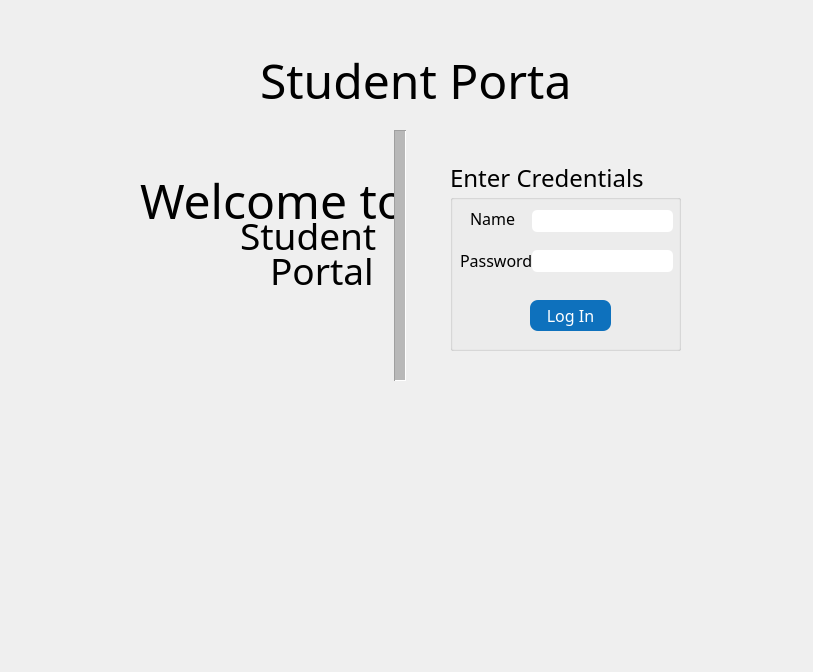
<?xml version="1.0" encoding="UTF-8"?>
<ui version="4.0">
 <class>StudentLoginPage</class>
 <widget class="QDialog" name="StudentLoginPage">
  <property name="geometry">
   <rect>
    <x>0</x>
    <y>0</y>
    <width>813</width>
    <height>672</height>
   </rect>
  </property>
  <property name="windowTitle">
   <string>Dialog</string>
  </property>
  <widget class="QLabel" name="label_2">
   <property name="geometry">
    <rect>
     <x>140</x>
     <y>160</y>
     <width>261</width>
     <height>81</height>
    </rect>
   </property>
   <property name="font">
    <font>
     <family>Tw Cen MT</family>
     <pointsize>36</pointsize>
    </font>
   </property>
   <property name="text">
    <string>Welcome to</string>
   </property>
  </widget>
  <widget class="QLabel" name="label">
   <property name="geometry">
    <rect>
     <x>260</x>
     <y>50</y>
     <width>311</width>
     <height>61</height>
    </rect>
   </property>
   <property name="font">
    <font>
     <family>Rockwell</family>
     <pointsize>36</pointsize>
    </font>
   </property>
   <property name="text">
    <string>Student Portal</string>
   </property>
  </widget>
  <widget class="Line" name="line">
   <property name="geometry">
    <rect>
     <x>390</x>
     <y>130</y>
     <width>20</width>
     <height>251</height>
    </rect>
   </property>
   <property name="font">
    <font>
     <pointsize>48</pointsize>
    </font>
   </property>
   <property name="midLineWidth">
    <number>10</number>
   </property>
   <property name="orientation">
    <enum>Qt::Vertical</enum>
   </property>
  </widget>
  <widget class="QGroupBox" name="groupBox_2">
   <property name="geometry">
    <rect>
     <x>450</x>
     <y>160</y>
     <width>231</width>
     <height>191</height>
    </rect>
   </property>
   <property name="font">
    <font>
     <family>Segoe MDL2 Assets</family>
     <pointsize>18</pointsize>
    </font>
   </property>
   <property name="title">
    <string>Enter Credentials</string>
   </property>
   <widget class="QLineEdit" name="lineEdit_3">
    <property name="geometry">
     <rect>
      <x>82</x>
      <y>50</y>
      <width>141</width>
      <height>22</height>
     </rect>
    </property>
    <property name="styleSheet">
     <string notr="true">border-radius:5px;
font-size:10px;</string>
    </property>
   </widget>
   <widget class="QLineEdit" name="lineEdit_4">
    <property name="geometry">
     <rect>
      <x>82</x>
      <y>90</y>
      <width>141</width>
      <height>22</height>
     </rect>
    </property>
    <property name="styleSheet">
     <string notr="true">border-radius:5px;
font-size:10px;</string>
    </property>
   </widget>
   <widget class="QLabel" name="label_3">
    <property name="geometry">
     <rect>
      <x>20</x>
      <y>50</y>
      <width>49</width>
      <height>16</height>
     </rect>
    </property>
    <property name="font">
     <font>
      <family>Segoe MDL2 Assets</family>
      <pointsize>12</pointsize>
     </font>
    </property>
    <property name="text">
     <string>Name</string>
    </property>
   </widget>
   <widget class="QPushButton" name="Login">
    <property name="geometry">
     <rect>
      <x>80</x>
      <y>140</y>
      <width>81</width>
      <height>31</height>
     </rect>
    </property>
    <property name="font">
     <font>
      <family>Segoe MDL2 Assets</family>
      <pointsize>12</pointsize>
     </font>
    </property>
    <property name="styleSheet">
     <string notr="true">border-radius:8px;
background-color:rgb(14, 113, 189);
color:white;</string>
    </property>
    <property name="text">
     <string>Log In</string>
    </property>
   </widget>
  </widget>
  <widget class="QLabel" name="label_5">
   <property name="geometry">
    <rect>
     <x>270</x>
     <y>230</y>
     <width>231</width>
     <height>81</height>
    </rect>
   </property>
   <property name="font">
    <font>
     <family>Trebuchet MS</family>
     <pointsize>28</pointsize>
    </font>
   </property>
   <property name="text">
    <string>Portal</string>
   </property>
  </widget>
  <widget class="QLabel" name="label_7">
   <property name="geometry">
    <rect>
     <x>240</x>
     <y>210</y>
     <width>191</width>
     <height>51</height>
    </rect>
   </property>
   <property name="font">
    <font>
     <family>Trebuchet MS</family>
     <pointsize>28</pointsize>
    </font>
   </property>
   <property name="text">
    <string>Student</string>
   </property>
  </widget>
  <widget class="QLabel" name="label_4">
   <property name="geometry">
    <rect>
     <x>460</x>
     <y>250</y>
     <width>71</width>
     <height>21</height>
    </rect>
   </property>
   <property name="font">
    <font>
     <family>Segoe MDL2 Assets</family>
     <pointsize>12</pointsize>
    </font>
   </property>
   <property name="text">
    <string>Password</string>
   </property>
  </widget>
 </widget>
 <resources/>
 <connections/>
</ui>
